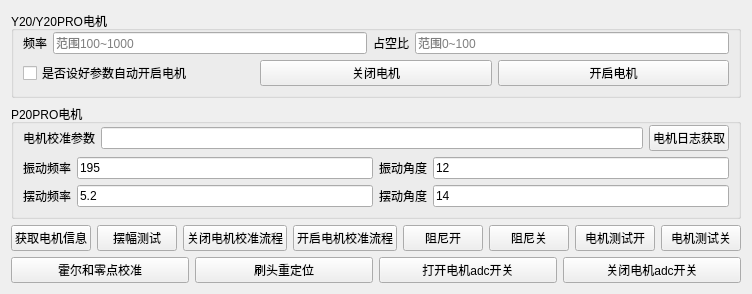
              <widget class="QWidget" name="tab_5">
               <attribute name="title">
                <string>电机测试</string>
               </attribute>
               <layout class="QGridLayout" name="gridLayout_7">
                <item row="4" column="0">
                 <widget class="QGroupBox" name="groupBox_101">
                  <property name="title">
                   <string>P20PRO电机</string>
                  </property>
                  <layout class="QVBoxLayout" name="verticalLayout_11">
                   <property name="topMargin">
                    <number>1</number>
                   </property>
                   <item>
                    <layout class="QHBoxLayout" name="horizontalLayout_30">
                     <item>
                      <widget class="QLabel" name="label_12">
                       <property name="sizePolicy">
                        <sizepolicy hsizetype="Preferred" vsizetype="Fixed">
                         <horstretch>0</horstretch>
                         <verstretch>0</verstretch>
                        </sizepolicy>
                       </property>
                       <property name="text">
                        <string>电机校准参数</string>
                       </property>
                       <property name="alignment">
                        <set>Qt::AlignCenter</set>
                       </property>
                      </widget>
                     </item>
                     <item>
                      <widget class="QLineEdit" name="motor_cali_param"/>
                     </item>
                     <item>
                      <widget class="QPushButton" name="get_motor_log">
                       <property name="text">
                        <string>电机日志获取</string>
                       </property>
                      </widget>
                     </item>
                    </layout>
                   </item>
                   <item>
                    <layout class="QHBoxLayout" name="horizontalLayout_49">
                     <property name="topMargin">
                      <number>0</number>
                     </property>
                     <item>
                      <layout class="QHBoxLayout" name="horizontalLayout_29">
                       <item>
                        <widget class="QLabel" name="label_8">
                         <property name="text">
                          <string>振动频率</string>
                         </property>
                         <property name="alignment">
                          <set>Qt::AlignCenter</set>
                         </property>
                        </widget>
                       </item>
                       <item>
                        <widget class="QLineEdit" name="vibrate_freq">
                         <property name="text">
                          <string>195</string>
                         </property>
                        </widget>
                       </item>
                      </layout>
                     </item>
                     <item>
                      <layout class="QHBoxLayout" name="horizontalLayout_47">
                       <property name="topMargin">
                        <number>0</number>
                       </property>
                       <item>
                        <widget class="QLabel" name="label_9">
                         <property name="text">
                          <string>振动角度</string>
                         </property>
                         <property name="alignment">
                          <set>Qt::AlignCenter</set>
                         </property>
                        </widget>
                       </item>
                       <item>
                        <widget class="QLineEdit" name="vibrate_angle">
                         <property name="text">
                          <string>12</string>
                         </property>
                        </widget>
                       </item>
                      </layout>
                     </item>
                    </layout>
                   </item>
                   <item>
                    <layout class="QHBoxLayout" name="horizontalLayout_48">
                     <property name="topMargin">
                      <number>0</number>
                     </property>
                     <item>
                      <layout class="QHBoxLayout" name="horizontalLayout_31">
                       <item>
                        <widget class="QLabel" name="label_10">
                         <property name="text">
                          <string>摆动频率</string>
                         </property>
                         <property name="alignment">
                          <set>Qt::AlignCenter</set>
                         </property>
                        </widget>
                       </item>
                       <item>
                        <widget class="QLineEdit" name="sweeping_freq">
                         <property name="text">
                          <string>5.2</string>
                         </property>
                        </widget>
                       </item>
                      </layout>
                     </item>
                     <item>
                      <layout class="QHBoxLayout" name="horizontalLayout_22">
                       <property name="topMargin">
                        <number>0</number>
                       </property>
                       <item>
                        <widget class="QLabel" name="label_11">
                         <property name="text">
                          <string>摆动角度</string>
                         </property>
                         <property name="alignment">
                          <set>Qt::AlignCenter</set>
                         </property>
                        </widget>
                       </item>
                       <item>
                        <widget class="QLineEdit" name="sweeping_angle">
                         <property name="text">
                          <string>14</string>
                         </property>
                        </widget>
                       </item>
                      </layout>
                     </item>
                    </layout>
                   </item>
                  </layout>
                 </widget>
                </item>
                <item row="1" column="0">
                 <widget class="QGroupBox" name="verticalGroupBox_2">
                  <property name="title">
                   <string>Y20/Y20PRO电机</string>
                  </property>
                  <layout class="QVBoxLayout" name="verticalLayout_14">
                   <property name="topMargin">
                    <number>1</number>
                   </property>
                   <item>
                    <layout class="QHBoxLayout" name="horizontalLayout_15">
                     <property name="topMargin">
                      <number>0</number>
                     </property>
                     <item>
                      <widget class="QLabel" name="label_7">
                       <property name="text">
                        <string>频率</string>
                       </property>
                       <property name="alignment">
                        <set>Qt::AlignCenter</set>
                       </property>
                      </widget>
                     </item>
                     <item>
                      <widget class="QLineEdit" name="fre">
                       <property name="placeholderText">
                        <string>范围100~1000</string>
                       </property>
                      </widget>
                     </item>
                     <item>
                      <widget class="QLabel" name="lab">
                       <property name="text">
                        <string>占空比</string>
                       </property>
                       <property name="alignment">
                        <set>Qt::AlignCenter</set>
                       </property>
                      </widget>
                     </item>
                     <item>
                      <widget class="QLineEdit" name="duty">
                       <property name="placeholderText">
                        <string>范围0~100</string>
                       </property>
                      </widget>
                     </item>
                    </layout>
                   </item>
                   <item>
                    <layout class="QHBoxLayout" name="horizontalLayout_17">
                     <property name="topMargin">
                      <number>0</number>
                     </property>
                     <item>
                      <widget class="QCheckBox" name="open_motor_set">
                       <property name="text">
                        <string>是否设好参数自动开启电机</string>
                       </property>
                      </widget>
                     </item>
                     <item>
                      <widget class="QPushButton" name="close_motor">
                       <property name="text">
                        <string>关闭电机</string>
                       </property>
                      </widget>
                     </item>
                     <item>
                      <widget class="QPushButton" name="start_motor">
                       <property name="text">
                        <string>开启电机</string>
                       </property>
                      </widget>
                     </item>
                    </layout>
                   </item>
                  </layout>
                 </widget>
                </item>
                <item row="6" column="0">
                 <layout class="QHBoxLayout" name="horizontalLayout_16">
                  <property name="leftMargin">
                   <number>0</number>
                  </property>
                  <item>
                   <widget class="QPushButton" name="get_motor_info">
                    <property name="text">
                     <string>获取电机信息</string>
                    </property>
                   </widget>
                  </item>
                  <item>
                   <widget class="QPushButton" name="swing_test">
                    <property name="text">
                     <string>摆幅测试</string>
                    </property>
                   </widget>
                  </item>
                  <item>
                   <widget class="QPushButton" name="close_motor_cali">
                    <property name="text">
                     <string>关闭电机校准流程</string>
                    </property>
                   </widget>
                  </item>
                  <item>
                   <widget class="QPushButton" name="open_motor_cali">
                    <property name="text">
                     <string>开启电机校准流程</string>
                    </property>
                   </widget>
                  </item>
                  <item>
                   <widget class="QPushButton" name="damping_open">
                    <property name="text">
                     <string>阻尼开</string>
                    </property>
                   </widget>
                  </item>
                  <item>
                   <widget class="QPushButton" name="damping_close">
                    <property name="text">
                     <string>阻尼关</string>
                    </property>
                   </widget>
                  </item>
                  <item>
                   <widget class="QPushButton" name="open_motor_test">
                    <property name="text">
                     <string>电机测试开</string>
                    </property>
                   </widget>
                  </item>
                  <item>
                   <widget class="QPushButton" name="close_motor_test">
                    <property name="text">
                     <string>电机测试关</string>
                    </property>
                   </widget>
                  </item>
                 </layout>
                </item>
                <item row="7" column="0">
                 <layout class="QHBoxLayout" name="horizontalLayout_79">
                  <item>
                   <widget class="QPushButton" name="test_cali">
                    <property name="sizePolicy">
                     <sizepolicy hsizetype="Minimum" vsizetype="Fixed">
                      <horstretch>0</horstretch>
                      <verstretch>0</verstretch>
                     </sizepolicy>
                    </property>
                    <property name="text">
                     <string>霍尔和零点校准</string>
                    </property>
                   </widget>
                  </item>
                  <item>
                   <widget class="QPushButton" name="brush_relocation">
                    <property name="text">
                     <string>刷头重定位</string>
                    </property>
                   </widget>
                  </item>
                  <item>
                   <widget class="QPushButton" name="open_motor_adc_switch">
                    <property name="text">
                     <string>打开电机adc开关</string>
                    </property>
                   </widget>
                  </item>
                  <item>
                   <widget class="QPushButton" name="close_motor_adc_switch">
                    <property name="text">
                     <string>关闭电机adc开关</string>
                    </property>
                   </widget>
                  </item>
                 </layout>
                </item>
               </layout>
              </widget>
